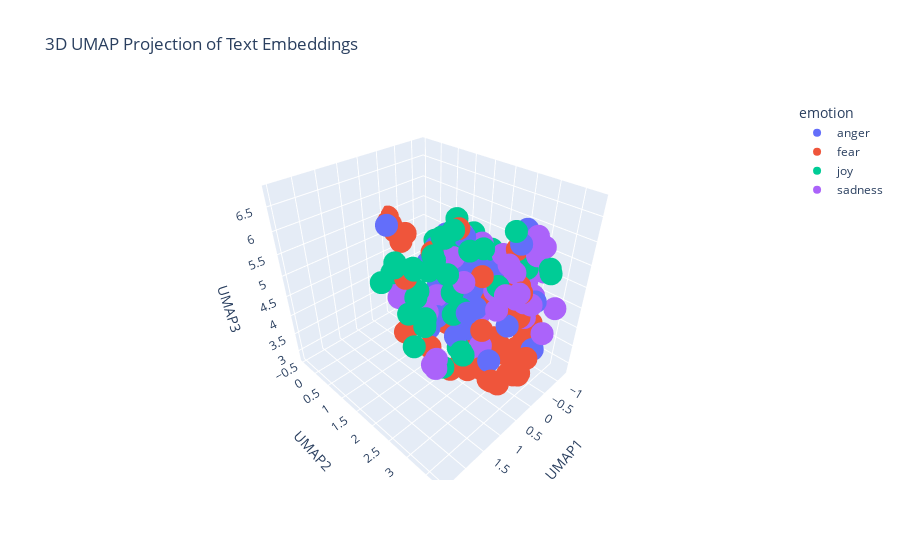

Source (notebook cell):
### Markdown cell above
---
##### <a id='toc1_5_8_1_1_'></a>[**>>> Exercise 4 (Take home):**](#toc0_)

Apply UMAP to the same embeddings to reduce the dimensionality to 3D vectors and plot the 3D graph, discuss the differences and similarities with the 2D graph.

### Code cell
# Answer here
import pandas as pd
import numpy as np
import umap
import plotly.express as px

# Apply UMAP for dimensionality reduction
reducer_3d = umap.UMAP(n_components=3, metric='cosine', random_state=28) 
embedding_3d = reducer_3d.fit_transform(X_embeddings)

# Create a DataFrame for plotting
df_plot_3d = pd.DataFrame(embedding_3d, columns=['UMAP1', 'UMAP2', 'UMAP3'])
df_plot_3d['emotion'] = combined_df['emotion']
df_plot_3d['intensity'] = combined_df['intensity']
df_plot_3d['text'] = combined_df['text']


# Visualize the embeddings with Plotly
fig = px.scatter_3d(
    df_plot_3d,
    x='UMAP1',
    y='UMAP2',
    z='UMAP3',
    color='emotion',  # Color points by the 'emotion' column
    hover_data=['text', 'intensity'],  # Show text and intensity on hover
    title='3D UMAP Projection of Text Embeddings'
)

fig.show()

### Figure 1 — Plotly figure (JSON) as saved in the notebook; plotly's stock layout.template omitted (floating-point values rounded to 4 significant figures)
{"data": [{"customdata": [["I dislike people who get offended by the littlest shit .", 0.729], ["I got fever highs\\nI got boiling blood", 0.646], ["You can't fight the elephants until you have wrestled the pigs. #quoteoftheday ", 0.396], ["@StarklyDark 'I know you trusted me.' His words were soft as he ignored the anger and focused on the hurt beneath. 'I know I screwed up.' --", 0.562], ["sorry im so #bitter i just. i either want a pure ur or literally any card from the sets i like but every time i draw for the sets i like&gt;", 0.562], ["@CrayonToCrayon @SueScoby \\nIt's always fun to anger 'All the Old Dudes.' with Rock N' Roll :))", 0.354], ["@DouthatNYT @jbouie @DamonLinker Yes, it is bad to point out racism lest it provoke the racists.  Some racists do indeed not like it.", 0.542], ["Now they fret about scuffs. I’ll take scuffs (which…come in) for a phone I can use wet handed or drop in a toilet any day.", 0.396], ["Don't join @BTCare they put the phone down on you, talk over you and are rude. Taking money out of my acc willynilly! ", 0.604], ["And she got all angry telling me 'but what would be doing a 40 year old guy looking for a girl like you' and I felt #offended", 0.583], ["be strong, independant and practical. stop living in your world of fantasy. snap out of it. the faster u get used to the reality, the better", 0.255], ["@AllegedLowbrow It's 'Eye-for-Eye'. Indian Army never forgives, Never Forgets. They always take revenge, Pakistan breaks laws, I.A follows", 0.562], ["@RiotzXVl papercuts sting and stub ur toe last for like 10 secs", 0.396], ["A @FirstBSA not turning up? Why am I not surprised. Late for work again! #fuming", 0.688], ["@Sargon_of_Akkad It'll be like burning rap albums; they'll have to buy it first, but gosh darn it, they have to get rid of it.", 0.417], ["my mom cut my phone off and I'm so furious 🤗", 0.75], ["#My #blood is so #bitter for satan to test #becouse #cleanse by the #blood of #Jesus christ....#amen.", 0.543], ["Did we miss the fact that #BurkeRamsey swung &amp;hit his sister #JonBenet in the face with a golf club previously out of a fit of ?", 0.417], ["Wrinkles should merely hide where frown have been.  - Mark Twain", 0.125], ["@CharlotteBnntt that's the joke. I know it's incense", 0.222], ["I just don't understand why everyone is so #angry we all just want to live and thrive don't we?", 0.458], ["The liberal outrage over don king saying the N-word really angers me. The white yuppie progressives can go fuck themselves, shame on blacks", 0.863], ["@arppaul @chetanlfc @mannkakhiladi @dey_spandan @umeroffcial  Comparing Akshay Sir with this zandu balm is an insult to Akshay Sir.", 0.5], ["@SapientSoldier timid but determined version of the rabid beasts beyond the land. Growling beneath my restrained breath, I //rip// myself --", 0.542], ["If ydu yell 'fire' in a crowded theater you will burst into flames. It's a cool trick, bu: only once.", 0.396], ["I think I must scare my coworkers when I'm eating like a rabid animal on my breaks #srry", 0.5], ["When you forget to mention you were bought dreamboys tickets 🙄😂 #raging", 0.458], ["How is it suppose to work if you do that? Wtf dude? Thanks for pissing me off. #furious", 0.833], ["I don't get what point is made when reporting on Charlotte looting @CNNAshleigh. Why not explore what looting businesses symbolizes ", 0.438], ["You will never find someone who loved you like I did. And that my love, will be my revenge.", 0.583], ["I love my black people..... I really really do. But .... my people really do irritate the living hell outta me all cause I'm different. 😑", 0.604], ["i was angry.", 0.667], ["@xxmariab listen yh don't provoke me cos I'll make you cry", 0.604], ["I get so angry at people that don't know that you don't have a stop sign on Francis and you do at Foster #road #rage", 0.688], ["People fuckin irritate me", 0.75], ["Tiangong 1, China's first space laboratory, will come to a fiery end in late 2017. The average decommissioned satellite either burns ...", 0.312], ["@PatVPeters @FreeBeacon Quite the response of retaliation from Weiner in getting revenge on Huma &amp; Hillary 'clam digging'.\\n#AllScumbags", 0.5], ["Like hello? I am your first born you must always laugh at my jokes. #offended", 0.562], ["Having a baby born too soon is #lifechanging 6 years on and it feels like only yesterday #sad #happy  #emotionalrollercoaster", 0.354], ["You're so thirsty for the chance to disagree w/ the left, that you don't even realize when something is an affront to your bigoted platform.", 0.5], ["Sorry guys I have absolutely no idea what time i'll be on cam tomorrow but will keep you posted. #fuming", 0.417], ["@huwellwell One chosen by the CLP members! MP seats are not for people to dole out to their mates, we elect candidates. #fuming", 0.682], ["@LaureEve I am sitting here wrapped in a fluffy blanket, with incense burning, listening to Bon Iver and drinking mulled wine. I'm there.", 0.25], ["(Sam) Brown's Law: Never offend people with style when you can fake that, you have to break us in this Island.", 0.333], ["@Jen_ny69 People will always get offended everyone's situation is different! Just because we have kids doesn't mean we have to settle", 0.562], ["Anger, resentment, and hatred are the destroyer of your fortune today.", 0.396], ["Ananya just grabbed a bible, opened it, started reading, and then said 'where do they talk about burning people?'", 0.417], ["@SSheil coincidentally watched Ulzana's Raid last night - brutally indignant filmmaking.", 0.542]], "hovertemplate": "emotion=anger<br>UMAP1=%{x}<br>UMAP2=%{y}<br>UMAP3=%{z}<br>text=%{customdata[0]}<br>intensity=%{customdata[1]}<extra></extra>", "legendgroup": "anger", "marker": {"color": "#636efa", "symbol": "circle"}, "mode": "markers", "name": "anger", "scene": "scene", "showlegend": true, "type": "scatter3d", "x": [-0.8226, -0.4255, 0.6167, -0.1967, -0.2306, 0.0936, -0.7547, 0.6031, -0.4836, -0.1901, 0.7888, 0.08665, 0.9201, -0.3921, -0.124, -0.4811, -0.6044, -0.1366, 0.5498, 1.635, -0.5127, -0.9892, -0.5293, 0.416, 0.9443, 0.8437, -0.1131, -0.6845, -0.2358, -0.7143, -1.082, -0.4842, 0.8847, -0.457, -1.07, 0.6401, -0.5837, 0.2843, -0.1387, -0.5353, -0.05584, -0.144, 1.614, 0.159, -0.005172, -0.5625, 0.0338, 0.04989], "y": [1.606, 2.343, 2.023, 3.068, 3.492, 1.604, 1.09, 2.474, 1.677, 1.828, 2.448, -0.2992, 3.034, 1.834, 1.389, 1.923, 2.37, 1.117, 2.391, 2.607, 1.582, 1.175, 0.8976, 3.377, 2.616, 3.352, 1.685, 1.689, 1.077, 2.829, 1.784, 1.898, 2.073, 1.813, 1.832, 2.431, 0.5896, 2.011, 3.644, 0.864, 1.936, 1.606, 3.42, 2.415, 2.184, 1.811, 1.55, 0.9859], "z": [4.542, 5.016, 6.198, 6.082, 5.029, 5.002, 4.925, 5.424, 3.156, 4.481, 6.469, 5.329, 5.261, 3.309, 5.0, 3.953, 5.076, 4.305, 6.26, 4.987, 4.754, 4.737, 3.672, 4.767, 4.384, 4.184, 3.999, 4.04, 4.911, 6.094, 4.689, 4.65, 4.517, 4.191, 4.343, 4.815, 4.853, 4.367, 4.014, 4.816, 3.612, 3.394, 5.751, 5.319, 4.641, 5.171, 4.891, 4.906]}, {"customdata": [["Im not a #nervouswreck, Im a  #pileup. #GoingCrazy #HelpMe #Insane #Antisocial", 0.875], ["Can we start a 'get Chris Sutton off our tv campaign? Spread the work  #pundit #noclue", 0.354], ["Biggest #THREAT 2 #GLOBAL #STABILITY? #climatechange #food #water #security #terrorism #russia #war #trump #clinton #geopolitics #korea $vwo", 0.708], ["Home is where the heart lies ! Love my little island but my birth city just ain't acting right &amp; im not feeling too good about it #restless", 0.583], ["Why is it when you nap during the day you are so comfortable but sleeping at night you'll never be as comfortable ", 0.375], ["The only thing scary about a 1-armed man trying to scare someone is the fact that he feels his 1 arm is only good for tryin to scare someone", 0.479], ["I had a dream that I dropped my iPhone 7 and it broke T_T #cry #iPhone7 #nightmare", 0.688], ["How can you blame the manager watching these players play? It's abysmal. Our team are dreadful. If Jose can't save us. No-one can.  #mufc", 0.458], ["What the fuck is he even doing ? He should be off that's fucking horrific !", 0.75], ["^^^^^\\n//Don't worry if your character is already taken. The RP I'm looking for is a non couple forming RP. Just a fun loving haunting.//\\n^^^", 0.188], ["Anyone else find @Microsoft 'anniversary windows 10 update 1607' a Complete #nightmare", 0.479], ["Shoutout to @VZWSupport for ruining my iPhone 7 order!! ", 0.333], ["i'd let jiho step on my throat but he'd probs be afraid he'd hurt me", 0.688], ["World is facing #terrorism. Where #Terrorist's school exist? Who are terrorist's teacher &amp; father. Which is terrorist's motherland?", 0.667], ["Termination rate is at 22.22% I gotta make some things shake", 0.479], ["@NinjaWorrier @ali_zimmer @m_pattison How long ago was that? (I shudder to think.)", 0.625], ["bout to read this article 'Moving the Conversation Forward: Homosexuality &amp; Christianity' from someone in the foursquare church #nervous", 0.667], ["Regardless of your age or station in life, it all comes down to one simple truth: you just have to #start. - Jon Acuff #inspiring #quote", 0.292], ["@TimesNow indian army crossed loc into pok to bust terror camp on 20th Sept night?", 0.708], ["When you make a great tasting shake and no words can describe it!😃👌🏻  #herbalifenutrition #tastesogood #nowords", 0.125], ["@EurekaForbes U got to b kidding me. Anu from your firm responded  when I sent the contact details. #terrible #customerexperience", 0.521], ["3:45am and off to the hospital! Elouise's waters have gone!  #Labour #LittleSister #superexcited", 0.479], ["Ugh I want to punch a wall every time I have to use @windows 10. Literally the worst product ever made #windows10 #awful #killme", 0.542], ["Don't let the behavior of others destroy ur inner peace.' -Dalai Lama @OWNTV #healing #depression #anxiety #intuition #meditation #book", 0.36], ["induction day tomorrow for pizza express #nervous", 0.688], ["Forgot to plug the phone in overnight #nightmare", 0.542], ["@AOLUK @JamesHayr @TheDrum Anychance of addressing the communication I sent to you yesterday??? I still haven't had any contact #shocking", 0.542], ["@dfkm1970 @tomddumba the struggle is real. Whoa! I worry for the younger generation 💔", 0.66], ["Job interview in the afternoon #nervous #ek", 0.917], ["Bayern Munich pitch is horrific", 0.542], ["In #Bangladesh war, #US almost bombed us had #Russia not been there. What strategy for #China on #Pakistan? Time ripe to crush #terror camps", 0.812], ["@Delta stuck on runway after being diverted to Fargo. Continuously told just 10 more mins for the past 4 hours. No food/water offered #awful", 0.667], ["And here we go again 😓 #restless", 0.667], ["#nana 4 hoco bc my dream since freshman year awe 😙❤❤❤ @thecandeyman", 0.25], ["@mr_HAAAAN wow inadvertently horrible puns is definitely my thing", 0.333], ["@isthismike_p that nigga is horrible bro", 0.396], ["I really hate Mel and Sue. They think they're hilarious and they're just awful", 0.375], ["It's never the end / When the moment is dire. / A small spark of hope / Can relight a new fire.", 0.396], ["#India right of reply at #UNGA - #Pakistan preaching of human rights is by a country which is itself the global epicentre of #terrorism", 0.742], ["@katlute which one....the one where u threaten violence? Or the phedophiliac u support?  Or the constitution violations he proposes?", 0.688], ["Accrington Stanley? Who are they? Exactly. Things looking dire for West Ham despite the win. What's changed since March? #bbcfootball", 0.619], ["That old lady is cray cray #scared #BellaIsSoCute  #Empire", 0.5], ["For the last 2 years the U.S. has been averaging about 4 terrorist attacks a month. Good debate topic. #Trump #Hillary ", 0.438], ["@jody_paterson So I worry about emphasis on 'keeping family together' as a guiding principle, due to my own experiences", 0.396], ["The more I watch this documentary on @Channel4 the more I think @Airbnb is more a #nightmare than dream #dreamornightmare", 0.667], ["This is the scariest American Horror Story out of all of them... I'm gonna have to watch in the daytime. #frightened", 0.938], ["I've been in such a bad mood this week, and work has been horrific, so I decided to start a scrapbook of my summer vacation", 0.56], ["I seem to alternate between 'sleep-full' and sleepless nights. Tonight is a sleepless one. 😕 #insomnia #anxiety #notfair", 0.792], ["O you who have believed, fear Allah and believe in His Messenger; He will [then] give you a double portion of His mercy...' (Quran 57:28)", 0.333], ["@drunkejt almost all of my mutuals intimidated me at some point or still do", 0.479], ["okay i AHVE to start mob psycho 100 today. if i dont im going to fight myself", 0.562], ["Came in to work today 1.5 hours late.1st thing I hear: 'Ma'am,the big boss has been waiting for you in his office.' #panic #hateBeingLate 😩😪", 0.896], ["Thanks for ripping me off again #Luthansa €400 not enough for a one way flight to man from Frk then €30 for a bag then free at gate ", 0.375], ["So about 18mths ago i signed up to @Lumo_Energy for their @VirginAustralia / Velocity FF deal. 18 months in still no FF points #shocking", 0.479], ["If i start growing out my mustache now, I can be Pablo Escobar for Halloween!!!", 0.25], ["@mikefreemanNFL \\nIsn't OBrien supposed to be some sort of offensive genius #awful", 0.479], ["it's horrible cos no one can relate,  everyone is happy and dandy in one way or another", 0.542], ["Nothing worse than an uber driver that can't drive. #awful", 0.688], ["@ChrissyCostanza and have social anxiety. There is many awkward things wrong with me. 😄", 0.771], ["Nothing worse than an uber driver that can't drive. ", 0.562], ["@All4 is the android app it designed to be buggy and work sporadically on a fire TV box? #shocking", 0.52], ["By officialy adopting #BurhanWani, a #Hizbul terrorist, #Pakistan n #NawazSharif hv md a cardinal mistake 2day tht'll haunt fr years. #UNGA", 0.72], ["At school, my classmate is with me at music class and he sang Hallelujah like, god, with my friend we were breathless.", 0.22], ["Another fun fact: i am afraid", 0.667]], "hovertemplate": "emotion=fear<br>UMAP1=%{x}<br>UMAP2=%{y}<br>UMAP3=%{z}<br>text=%{customdata[0]}<br>intensity=%{customdata[1]}<extra></extra>", "legendgroup": "fear", "marker": {"color": "#EF553B", "symbol": "circle"}, "mode": "markers", "name": "fear", "scene": "scene", "showlegend": true, "type": "scatter3d", "x": [0.01183, -0.7388, -0.005698, -0.2947, -0.6021, 1.155, -0.3508, -1.038, -1.144, 0.8711, -0.7286, -0.6396, 1.085, -0.03724, 0.04184, 0.4116, 0.4122, 1.009, 0.02908, 2.193, -0.6092, 0.03938, -0.9928, 0.9956, 0.345, -0.456, -0.5071, -0.3131, 0.3027, -1.2, 0.06169, -0.8129, -0.3661, 2.041, 1.79, -1.184, -1.123, 0.7624, -0.04092, -0.3747, -0.9922, 0.8916, -0.197, -0.1008, -0.7118, 0.7456, -0.7552, -0.4765, 0.7769, 0.6901, 1.033, -0.2547, -0.6035, -0.4119, 1.438, -1.234, -0.5524, -1.163, 0.5902, -1.115, -0.6244, -0.07112, 0.738, 0.8782], "y": [3.388, 0.9076, 0.06213, 3.107, 3.269, 3.121, 2.639, 0.8907, 1.315, 3.161, 2.341, 1.869, 3.61, -0.1676, 2.723, 3.148, 3.632, 2.06, -0.3077, 2.695, 1.463, 3.641, 1.808, 2.643, 3.695, 2.663, 1.454, 3.068, 3.686, 0.6483, -0.3116, 1.638, 3.116, 2.465, 2.79, 1.198, 1.093, 2.998, -0.3141, 0.766, 0.6528, 3.219, -0.005867, 2.929, 2.489, 3.312, 2.587, 3.239, 2.244, 3.686, 2.875, 2.912, 1.485, 1.518, 2.954, 1.164, 2.765, 1.499, 3.706, 1.679, 1.903, -0.4455, 3.775, 3.617], "z": [3.985, 3.461, 5.025, 4.652, 4.179, 4.016, 3.425, 3.498, 4.02, 4.809, 3.142, 3.164, 4.032, 5.187, 4.797, 5.047, 3.713, 6.0, 5.305, 6.318, 3.057, 3.895, 3.563, 6.67, 3.708, 3.257, 2.825, 5.131, 3.721, 3.69, 5.324, 3.164, 4.381, 5.059, 4.771, 4.164, 3.631, 5.818, 5.306, 4.726, 3.417, 3.932, 5.128, 5.153, 3.024, 3.602, 4.765, 3.864, 4.4, 3.968, 3.899, 3.354, 3.393, 3.025, 4.108, 3.885, 5.702, 3.412, 4.28, 3.581, 2.822, 5.427, 5.865, 3.807]}, {"customdata": [["The Quarterback' wrecks me every time.. #glee", 0.4], ["Intermit animated^%%%ncaa pittsburgh vs mississippi sprightly shiny bbva level peg varsity football telly scra...", 0.406], ["It is no coincidence that Lacan recorded infants' jubilant reactions to their mirror images in the noise.", 0.52], ["@WSJNordics You make the world a more joyful place. #TheNiceBot", 0.864], ["I truly believe in my heart right now that Satan is rejoicing because we are all against one another", 0.204], ["Vacation wise, Egypt offers great places, amazing scenery, bright skies and good weather at a very good and affordable price for students.", 0.521], ["@TampaBayRay I cried with laughter.", 0.66], ["Be happy. Be who you want to be. If others don't like it, then let them be. Happiness is a choice. Life isn't about pleasing everybody....", 0.52], ["Rec'd call 2day from Haitian church we started in Florida some 15yrs ago. Preparing to acquire their own bldg. Wanted me to know. #rejoicing", 0.56], ["Use your smile to change the world. Don't let the world change your smile.' #quote #actorslife  #love #hardworkpaysoff #fun", 0.745], ["Cover it up with a smile, maybe it'll get better", 0.375], ["#ThisIsUs has messed with my mind &amp; now I'm anticipating the next episode with #apprehension &amp; #delight! #isthereahelplineforthis", 0.404], ["@EducatedNPetty white pricks that were laughing at your use of language won't be crying over your coffin but rejoicing that you're another", 0.25], ["@DailyMailCeleb @KTHopkins Katie I love how you describe yourself as 'normal'. Really you're anything but!  #neverchange", 0.479], ["@torbalan I still have some shred of optimism. It's rapidly disappearing however...", 0.1], ["Quinn's short hair makes me sad. ", 0.083], ["#ukedchat A4 Just go outside (or to the gym hall) and play! \\n#education #playful #learning", 0.481], ["@EmmyMitchell_  hahahaha you're ridiculous!!! But thank you a joyous evening xx", 0.815], ["@FoRDaYS14 😳 chewing what?  #arcdental #turlock", 0.352], ["Studying the phases of oscillation. How jovial. 😐🔫", 0.1], ["@WyoWiseGuy @LivingVertical however, REI did offer me the job today as well. Can't believe how exponentially freaking joyous I feel...!!!", 0.896], ["It's not that the man did not know how to juggle, he just didn't have the balls to do it.\\n #funny #pun #punny  #lol", 0.596], ["Watch this amazing live.ly broadcast by @__.mila.__  #musically", 0.458], ["Be #happy. Be #bright. Be YOU :) #identity #TimelessTips #friendship #family #forest #water #family #TrueLove #God #RoadSoFar #you #LifeTrip", 0.708], ["@Nikhilv95 @LydiajaneF I wish, I really, truly wish, that I had just a modicum of your banter. #hilarious", 0.646], ["@BlueJayHunter I'm fine on the near future, I just want to go to bed super elated and put together audio compilations of great moments.", 0.66], ["I found #marmite in Australia. `:) #happy", 0.76], ["My friend just messaged me 'ugh I'm so hungry I can't wait for breakfast' #socialmedia #WineWednesday  #funny #laughing ", 0.479], ["@Nick_Offerman I'll be there!! Can't wait for all the !", 0.771], ["A not very young man compiled info on a smiling baby then a mattress created new evil.", 0.312], ["Currently listening to @ScottFoxonair &amp; @KatCallaghan @Z1035Toronto podcasts!! Can you guys please move to #yvr ? #hilarious #missyou", 0.769], ["Day 3 of #harvest16 - listening to the sound of the chopper working it's way closer to home at @mountaindairy makes me #happy. #farm365", 0.68], ["@iyaycruz lets see chirp", 0.231], ["Today I reached 1000 subscribers on YT!! #happy, #goodday, #thankful", 0.849], ["#Talking about our #Problems is our greatest #Addiction\\n\\n#Break the #habit\\n\\nTalk about ur #Joys\\n\\n#quote #optimism #problemsolving #behappy", 0.375], ["@OilersFanSean yup I feel dirty cheering", 0.44], ["If you don't respond to an email within 7 fays, you wifl be killed by an animated gif of the girl from The Ring.", 0.18], ["Ready for that nice, breezy, calm, sunshine weather.🍂🍁 #Autumn", 0.583], ["This tweet is dedicated to my back pain, which I do not understand because I am youthful and spry. Full of life. Vivacious.", 0.229], ["incredible that anthony weiner has been caught chasing a busty milkmaid across a park at double speed while jaunty music plays", 0.38], ["@GigaFag @pipertownsend_ snapchat new would beg to differ ", 0.156], ["A #new day to #live and #smile. Hope all the #followers a nice #night or #day. :D", 0.688], ["@bruins_514 @gorddownie @thehipdotcom It would be #TragicallyHip if they can #help @TOYSFORASMILE make #hospitalized  #sick #kids #smile 😊✌❤", 0.519], ["@r0Ils ppl get triggered over u smiling they're irrelevant", 0.17], ["Chris would take full responsibility and would want us all to rejoice in the memories we all had with him.", 0.28]], "hovertemplate": "emotion=joy<br>UMAP1=%{x}<br>UMAP2=%{y}<br>UMAP3=%{z}<br>text=%{customdata[0]}<br>intensity=%{customdata[1]}<extra></extra>", "legendgroup": "joy", "marker": {"color": "#00cc96", "symbol": "circle"}, "mode": "markers", "name": "joy", "scene": "scene", "showlegend": true, "type": "scatter3d", "x": [-0.5618, 0.7609, -0.1155, 1.979, -0.7219, 1.419, 1.671, 0.923, 2.237, 1.141, 0.5884, 0.07396, -0.7518, 1.934, 0.3706, -0.6846, 1.245, 2.014, 1.5, 0.2036, 2.469, 1.626, 1.525, 1.351, 1.94, 1.547, 2.252, 1.403, 2.153, 0.02527, 1.889, 2.071, 1.427, 2.269, 1.079, -0.6038, 0.989, 1.612, 1.515, -0.6444, -0.5738, 1.661, 1.388, 0.7824, -0.1025], "y": [3.532, 1.722, 2.048, 2.724, 2.05, 2.524, 2.548, 2.532, 2.438, 2.475, 2.848, 3.444, 1.116, 2.623, 3.059, 3.436, 1.807, 2.53, 3.287, 2.447, 2.469, 2.947, 2.132, 2.617, 2.825, 3.236, 2.539, 3.163, 2.796, 2.139, 2.786, 2.749, 2.178, 2.546, 2.607, 2.998, 2.734, 2.993, 3.049, 0.5021, 0.9561, 2.728, 2.897, 2.715, 2.992], "z": [5.509, 5.347, 5.952, 5.995, 5.347, 6.216, 5.033, 6.781, 6.314, 6.488, 6.221, 3.786, 5.073, 5.794, 5.457, 5.511, 5.666, 5.459, 4.72, 5.98, 6.266, 4.287, 4.741, 6.648, 5.328, 5.693, 6.542, 4.646, 5.013, 5.854, 5.441, 6.428, 4.749, 6.466, 6.661, 5.364, 4.204, 6.25, 5.466, 4.979, 4.886, 6.49, 5.755, 6.202, 6.34]}, {"customdata": [["That AK47 leave your spine with a frown", 0.521], ["@Fatumoriginal there's no sitcom better! If u can't laugh at Sheldon or Leonard then u are sober for real! No two ways about it", 0.396], ["The man who is a pessimist before 48 knows too much; if he is an optimist after it, he knows too little.'\\n-Mark Twain", 0.417], ["My name is John Locke and you can't tell me what I can and can't do #lost #アニメ", 0.292], ["@ticcikasie1 With a frown, she let's out a distraught 'Gardevoir' saying that she wishes she had a trainer", 0.479], ["No quite sure how Craig Gordon's stayed on the park there !!", 0.333], ["@harowe this sad truth!", 0.5], ["@kcbbcxo don't get discouraged! it's early on &amp; it can get overwhelming. keep reading &amp; use cue cards 😊 it'll get better!!", 0.229], ["@EBled2 Great to have you as our tournament chair and award was #serious", 0.132], ["Im kind of confused.  The one thing i do right now has a great future, but on the other hand so does the new thing .  #needhelp", 0.521], ["#haikuchallenge #haiku\\n\\nThe crisp autumn air\\nMy freedom purchased through death\\nNo one will mourn me", 0.708], ["This weather got me fucked up. Like you either be sunny and hot or gloomy and cold. No in between.", 0.646], ["@hyattd335 #Grateful for #novel #award #promo #RT - #Blessings DeWayne Hyatt #Hippie who loves to grind on the #blues #Florida", 0.208], ["@urbaneprofessor roast them. Then risotto with sage and pine nuts", 0.167], ["Some Erykah Badu to sedate me 💕", 0.375], ["Im really constipated. This is depressing", 0.812], ["-- used as a pawn in this red woman's game] For now, try not to fret and act as if nothing is amiss. This is a royal -- @TheLadyOfGlenco", 0.354], ["Hate being sober so I popped two", 0.653], ["What do you get when you cross an #apple tree and a #pine tree? 🍎🌲\\nNothing. You can't cross-pollinate #deciduous and #coniferous #trees.", 0.146], ["I have no clue where my charger is... #lost", 0.604], ["@Courteoussoul @MattyMcDee I'm at 349 and just decoded 20 or more blues and not one was over 340, where you getting your blues?", 0.333], ["Extreme sadness", 0.917], ["Higginbotham's flippant dismissal of any worries around Carrick's lack of pace is dismal. Against nimble midfielders Carrick will be exposed", 0.417], ["So I tried to give her time to sober up, while waiting at the our friend's house. 2 hours later, gal wake up out her nap to vomit again.", 0.438], ["i miss the guy who always make me sulk", 0.604], ["@coalese 😂😂😂. Sure half these stars get together,break up,have affairs,let porn vids slip out,fight,ect etc all to up there ratings. #sad 😂", 0.458], ["@beIIrkes Es, I'm serious 23/8", 0.271], ["@10carley what a sulky pants!", 0.396], ["where broken hearted lovers do cry away their gloom", 0.708], ["@Jinath_Hyder I can't have alcohol on it, sadly, but it only flares up under very specific circumstances so I just need to be more careful", 0.562], ["@stevesingiser @POLITICO_Steve Put a damper on my mood.", 0.583], ["@shopgreenwich #ldf16 what shall we do this weekend?  #spraypainting in #greenwichmarket with @SNUB23 #core246 #lilylou #fret &amp; #benoakley", 0.354], ["@IMKristenBell @lauralittlelegs pine nut.... Chestnut....peanut....wait... Wrong film", 0.351], ["@Fra93_bruno wow I'm just really sadden by that. Terrible", 0.875], ["Already plotting next steps if I get cut off by the same minivan in tomorrow's drop-off line. #preschoolpolitics #momthings ", 0.312], ["Soooo badly want to dye my hair dark but have never been dark before soooo torn 😭😭😭", 0.5], ["@KeithOlbermann depressing how despicable Trump, with no policies, campaigning on bigotry &amp; rancour can be so close, evil immoral disaster", 0.708], ["Chalk dance notation entree manchester inasmuch as corinthian products that discourage drag branding: ARwuEVfqv", 0.188], ["MC: what are you listen to these days?\\nBogum: these days I feel gloomy, I listen to ccm (spiritual song) often.\\n\\nChurch oppa mode. :)", 0.583], ["@LeePorter94 @DomMcGovern_ hi Dom I saw u at Notts county away, looking for 1 mufc away ticket will pay ", 0.312], ["Public products: high downhearted price tag consumer survey sum and substance: OVth", 0.354], ["@kayleighmcenany  @DonaldJTrumpJr Is that really all you can offer for those who sacrifice daily to keep you safe...? @kayleighmcenany ", 0.375], ["I'd rather laugh with the rarest genius, in beautiful alliance with his own being, where he kept his sadness. #melancholy", 0.688]], "hovertemplate": "emotion=sadness<br>UMAP1=%{x}<br>UMAP2=%{y}<br>UMAP3=%{z}<br>text=%{customdata[0]}<br>intensity=%{customdata[1]}<extra></extra>", "legendgroup": "sadness", "marker": {"color": "#ab63fa", "symbol": "circle"}, "mode": "markers", "name": "sadness", "scene": "scene", "showlegend": true, "type": "scatter3d", "x": [0.1687, 1.546, 0.4742, 0.6628, -0.03058, -0.9793, -0.3033, 0.4362, 1.865, -0.234, 1.439, -0.9692, 2.174, 1.968, 1.157, -0.8464, 0.3807, -0.8039, 1.845, 0.07263, 0.3154, -0.7109, -1.037, -0.4996, -0.6013, -0.296, 1.436, 0.5097, -0.664, 0.3747, -0.7654, 1.121, 1.972, -0.5334, -0.1976, -0.6085, -0.8157, 0.314, 0.7873, -0.5503, -0.3445, -0.5046, -0.4446], "y": [2.483, 2.479, 2.282, 2.691, 3.532, 0.6115, 2.789, 3.49, 2.134, 3.739, 3.174, 2.423, 2.246, 3.118, 3.63, 3.235, 3.244, 3.111, 2.986, 2.556, 3.586, 3.116, 0.6295, 3.157, 3.138, 2.939, 2.225, 1.695, 3.273, 3.003, 2.659, 1.569, 3.033, 3.073, 2.249, 3.711, 0.6943, 1.932, 3.764, 1.012, 2.602, 0.7317, 3.232], "z": [6.017, 5.21, 6.237, 3.781, 5.085, 3.813, 5.481, 5.439, 5.509, 4.415, 6.113, 4.41, 6.054, 4.827, 5.672, 5.28, 5.357, 4.675, 4.438, 3.551, 5.347, 5.649, 3.588, 4.324, 6.111, 5.38, 4.851, 4.63, 5.916, 5.33, 5.392, 5.405, 4.648, 5.148, 4.078, 4.787, 4.462, 5.541, 5.864, 3.412, 5.615, 4.661, 6.054]}], "layout": {"legend": {"title": {"text": "emotion"}, "tracegroupgap": 0}, "scene": {"domain": {"x": [0, 1], "y": [0, 1]}, "xaxis": {"title": {"text": "UMAP1"}}, "yaxis": {"title": {"text": "UMAP2"}}, "zaxis": {"title": {"text": "UMAP3"}}}, "title": {"text": "3D UMAP Projection of Text Embeddings"}}}
